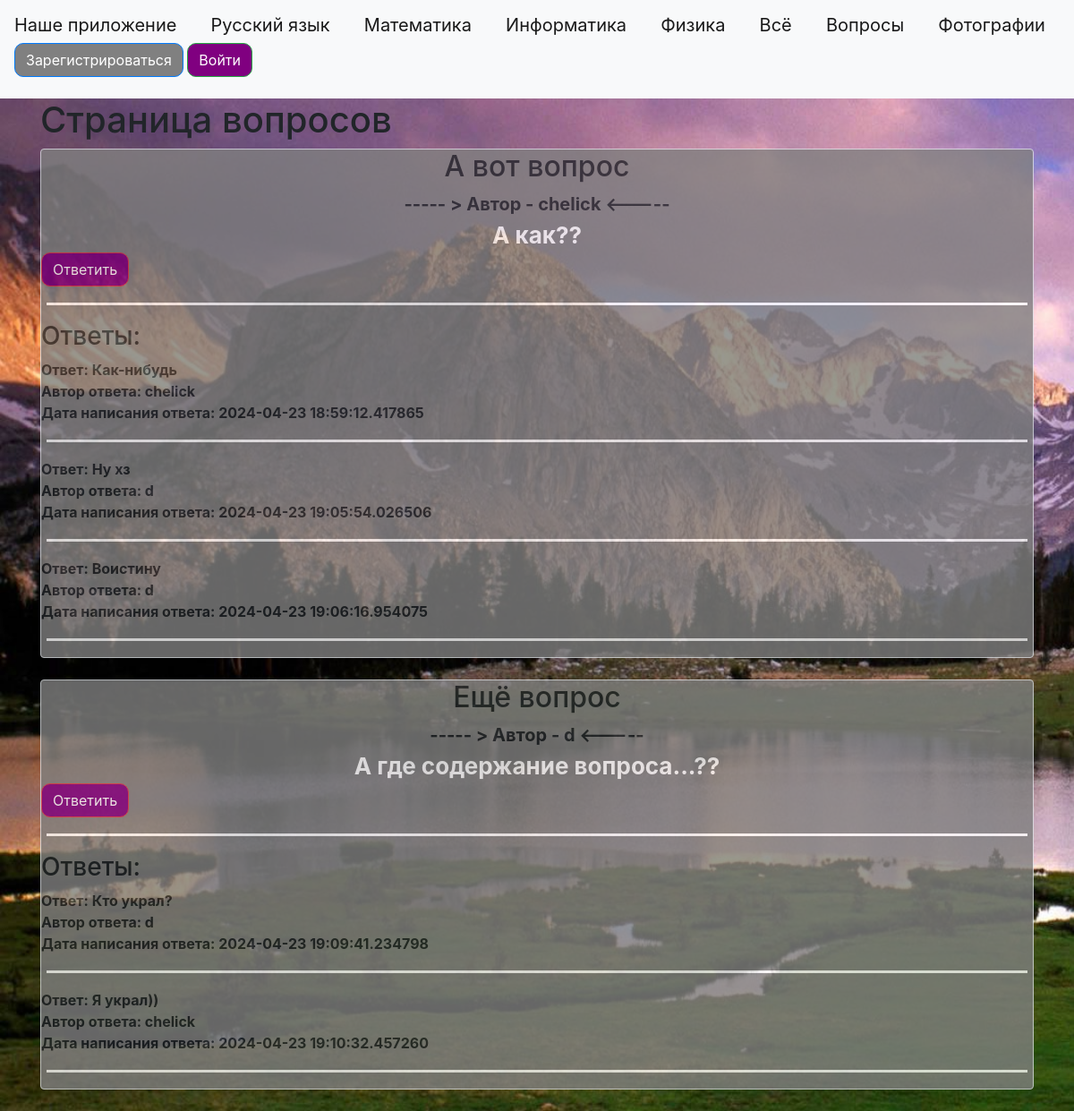
Page /questions.html on the committed database.
### data/news.py (models this page shows)
class News(SqlAlchemyBase):
    __tablename__ = 'news'
    id = sqlalchemy.Column(sqlalchemy.Integer,
                           primary_key=True, autoincrement=True)
    title = sqlalchemy.Column(sqlalchemy.String, nullable=True)
    content = sqlalchemy.Column(sqlalchemy.String, nullable=True)
    created_date = sqlalchemy.Column(sqlalchemy.DateTime,
                                     default=datetime.datetime.now)
    is_question = sqlalchemy.Column(sqlalchemy.Boolean, default=True)
    user_id = sqlalchemy.Column(sqlalchemy.Integer,
                                sqlalchemy.ForeignKey("users.id"))
    user = orm.relationship('User')
    answers = orm.relationship('Answer', back_populates='question', lazy='dynamic')

class Answer(SqlAlchemyBase):
    __tablename__ = 'answers'
    id = sqlalchemy.Column(sqlalchemy.Integer,
                           primary_key=True, autoincrement=True)
    content = sqlalchemy.Column(sqlalchemy.String, nullable=True)
    created_date = sqlalchemy.Column(sqlalchemy.DateTime,
                                     default=datetime.datetime.now)
    user_id = sqlalchemy.Column(sqlalchemy.Integer,
                                sqlalchemy.ForeignKey("users.id"))
    user = orm.relationship('User')
    question_id = sqlalchemy.Column(sqlalchemy.Integer,
                                    sqlalchemy.ForeignKey("news.id"))
    question = orm.relationship('News', back_populates='answers')

### data/users.py (models this page shows, shortened)
class User(SqlAlchemyBase, UserMixin):
    __tablename__ = 'users'
    id = sqlalchemy.Column(sqlalchemy.Integer,
                           primary_key=True, autoincrement=True)
    name = sqlalchemy.Column(sqlalchemy.String, nullable=True)
    about = sqlalchemy.Column(sqlalchemy.String, nullable=True)
    email = sqlalchemy.Column(sqlalchemy.String,
                              index=True, unique=True, nullable=True)
    hashed_password = sqlalchemy.Column(sqlalchemy.String, nullable=True)
    created_date = sqlalchemy.Column(sqlalchemy.DateTime,
                                     default=datetime.datetime.now)
    news = orm.relationship("News", back_populates='user')

### main.py (the view)
@app.route("/questions.html")
def questions():
    db_sess = db_session.create_session()
    news = db_sess.query(News).filter(News.is_question == True)
    return render_template("questions.html", news=news, title='QUESTIONS')

### data/db_session.py (called while the page is built)
def create_session() -> Session:
    global __factory
    return __factory()

### templates/questions.html (shortened to what this page needs)
{% extends "base.html" %}
{% block content %}
<h1>Страница вопросов</h1>
{% for item in news%}
<div class="col-md6 border rounded" style="background-color: gray; opacity: .8;">
    <h2 style="text-align: center;">{{item.title}}</h2>
    <div style="font-size: 20px; text-align: center; font-weight: bold">
        ----- > Автор - {{item.user.name}} <-----
    </div>
    <div style="text-align: center; font-size: 26px; font-weight: bold; color: white;">
        {{item.content}}
    </div>
    {% if item.is_question %}
    <div>
        <a href="/questions_answer/{{ item.id }}" class="btn btn-danger">
            Ответить
        </a>
    </div>
    {% endif %}
    {% if item.answers %}
    <hr style="height: 3px; width: 99%; border: 2px solid grey; background: white;">
    <h3>Ответы:</h3>
    {% for answer in item.answers %}
    <div style="font-weight: bold;">
        Ответ: {{ answer.content }}
        <br>
        Автор ответа: {{ answer.user.name }}
        <br>
        Дата написания ответа: {{ answer.created_date }}
        <hr style="height: 3px; width: 99%; border: 2px solid grey; background: white;">
    </div>
    {% endfor %}
    {% endif %}
</div>
<br>
{% endfor %}
{% endblock %}

### static/css/style.css (style rules this page uses)
.btn { background-color: purple; border-radius: 10px; transition: 0.7s; }

### rows in the picture
News: title "А вот вопрос", user.name "chelick", content "А как??"
Answer: content "Как-нибудь", user.name "chelick", created_date "2024-04-23 18:59:12.417865"
Answer: content "Ну хз", user.name "d", created_date "2024-04-23 19:05:54.026506"
Answer: content "Воистину", user.name "d", created_date "2024-04-23 19:06:16.954075"
News: title "Ещё вопрос", user.name "d", content "А где содержание вопроса...??"
Answer: content "Кто украл?", user.name "d", created_date "2024-04-23 19:09:41.234798"
Answer: content "Я украл))", user.name "chelick", created_date "2024-04-23 19:10:32.457260"
